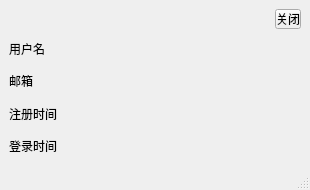
<?xml version="1.0" encoding="UTF-8"?>
<ui version="4.0">
 <class>MainWindow</class>
 <widget class="QMainWindow" name="MainWindow">
  <property name="geometry">
   <rect>
    <x>0</x>
    <y>0</y>
    <width>310</width>
    <height>190</height>
   </rect>
  </property>
  <property name="windowTitle">
   <string>主程序</string>
  </property>
  <property name="styleSheet">
   <string notr="true">margin:0px;
padding:0px;</string>
  </property>
  <widget class="QWidget" name="centralwidget">
   <property name="styleSheet">
    <string notr="true">margin:0px;
padding:0px;</string>
   </property>
   <layout class="QVBoxLayout" name="verticalLayout">
    <item>
     <layout class="QHBoxLayout" name="horizontalLayout_3">
      <property name="spacing">
       <number>0</number>
      </property>
      <item>
       <spacer name="horizontalSpacer_9">
        <property name="orientation">
         <enum>Qt::Horizontal</enum>
        </property>
        <property name="sizeHint" stdset="0">
         <size>
          <width>40</width>
          <height>20</height>
         </size>
        </property>
       </spacer>
      </item>
      <item>
       <widget class="QPushButton" name="close_win">
        <property name="styleSheet">
         <string notr="true">margin:0px;
padding:0px;</string>
        </property>
        <property name="text">
         <string>关闭</string>
        </property>
       </widget>
      </item>
     </layout>
    </item>
    <item>
     <layout class="QHBoxLayout" name="horizontalLayout_2">
      <item>
       <layout class="QGridLayout" name="gridLayout">
        <item row="0" column="0" colspan="2">
         <widget class="QLabel" name="label">
          <property name="text">
           <string>用户名</string>
          </property>
         </widget>
        </item>
        <item row="0" column="2" colspan="2">
         <spacer name="horizontalSpacer_5">
          <property name="orientation">
           <enum>Qt::Horizontal</enum>
          </property>
          <property name="sizeHint" stdset="0">
           <size>
            <width>40</width>
            <height>20</height>
           </size>
          </property>
         </spacer>
        </item>
        <item row="0" column="4">
         <widget class="QLabel" name="username_text">
          <property name="text">
           <string/>
          </property>
         </widget>
        </item>
        <item row="1" column="0">
         <widget class="QLabel" name="label_3">
          <property name="text">
           <string>邮箱</string>
          </property>
         </widget>
        </item>
        <item row="1" column="1" colspan="3">
         <spacer name="horizontalSpacer_6">
          <property name="orientation">
           <enum>Qt::Horizontal</enum>
          </property>
          <property name="sizeHint" stdset="0">
           <size>
            <width>40</width>
            <height>20</height>
           </size>
          </property>
         </spacer>
        </item>
        <item row="1" column="4">
         <widget class="QLabel" name="email_text">
          <property name="text">
           <string/>
          </property>
         </widget>
        </item>
        <item row="2" column="0" colspan="3">
         <widget class="QLabel" name="label_2">
          <property name="text">
           <string>注册时间</string>
          </property>
         </widget>
        </item>
        <item row="2" column="3">
         <spacer name="horizontalSpacer_7">
          <property name="orientation">
           <enum>Qt::Horizontal</enum>
          </property>
          <property name="sizeHint" stdset="0">
           <size>
            <width>40</width>
            <height>20</height>
           </size>
          </property>
         </spacer>
        </item>
        <item row="2" column="4">
         <widget class="QLabel" name="join_time">
          <property name="text">
           <string/>
          </property>
         </widget>
        </item>
        <item row="3" column="0" colspan="3">
         <widget class="QLabel" name="label_5">
          <property name="text">
           <string>登录时间</string>
          </property>
         </widget>
        </item>
        <item row="3" column="3">
         <spacer name="horizontalSpacer_8">
          <property name="orientation">
           <enum>Qt::Horizontal</enum>
          </property>
          <property name="sizeHint" stdset="0">
           <size>
            <width>40</width>
            <height>20</height>
           </size>
          </property>
         </spacer>
        </item>
        <item row="3" column="4">
         <widget class="QLabel" name="login_time">
          <property name="text">
           <string/>
          </property>
         </widget>
        </item>
       </layout>
      </item>
      <item>
       <spacer name="horizontalSpacer_2">
        <property name="orientation">
         <enum>Qt::Horizontal</enum>
        </property>
        <property name="sizeHint" stdset="0">
         <size>
          <width>40</width>
          <height>20</height>
         </size>
        </property>
       </spacer>
      </item>
     </layout>
    </item>
   </layout>
  </widget>
  <widget class="QMenuBar" name="menubar">
   <property name="geometry">
    <rect>
     <x>0</x>
     <y>0</y>
     <width>310</width>
     <height>22</height>
    </rect>
   </property>
  </widget>
  <widget class="QStatusBar" name="statusbar"/>
 </widget>
 <resources/>
 <connections/>
</ui>
